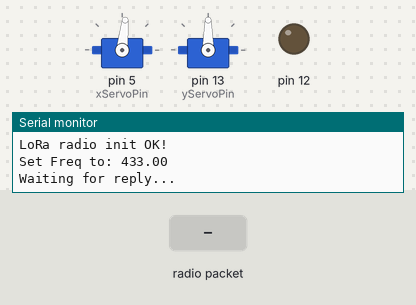
This program was run on a simulated Arduino Leonardo, built with avr-gcc and run on an emulated ATmega32U4. On the bench: 2 × servo, output pins drawn as LEDs (lit = HIGH), the last lines printed to the serial monitor. The inputs (shaded band) are chosen by the test bench. No radio packets arrive unless stated; pins used as bus, display or sensor lines are not drawn.

Above: at 1.2 s.
1.3 s: radio packet "S" arrives
At 1.53 s:
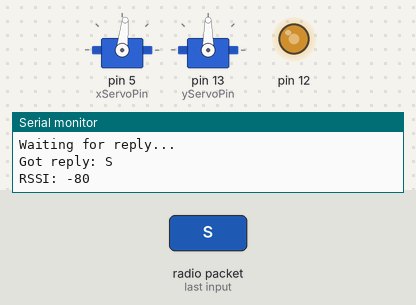
Timing chart, 0 to 4.3 s (numbered marks = the images above; inputs shaded):
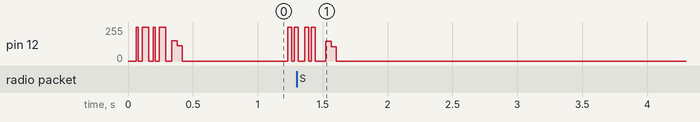

Measured:
- after the input at 1.3 s, pin 12: goes on until 1.6 s, then stays 0/255

The program:

main.cpp
```cpp
#include <Arduino.h>
#include <Servo.h>

#define TRANSMITTER true

#include <HT_hamming_encoder.h>
#include <HT_light_modulator.h>
#include <RH_RF95.h>

#define RFM95_CS 8
#define RFM95_RST 4
#define RFM95_INT 7

#define RF95_FREQ 433.0
RH_RF95 rf95(RFM95_CS, RFM95_INT);

#if TRANSMITTER
// inputs
HT_PhotoTransmitter laser;

// outputs
const int xServoPin = 5;
const int yServoPin = 13;
Servo XServo; // 180 servo
Servo YServo; // 360 servo

//globals
bool connected = false;

/////////  INTERRUPT //////////
ISR(TIMER3_COMPA_vect){
  laser.transmit();
}

/////////  SETUP  //////////
void setup() {
  laser.set_speed(500);      // must be 500+ bits/second and less than laser slew rate
  laser.begin();

  XServo.attach(xServoPin);
  XServo.write(84);

  YServo.attach(yServoPin);
  YServo.write(90);

  pinMode(RFM95_RST, OUTPUT);
  digitalWrite(RFM95_RST, HIGH);

  Serial.begin(115200);
  while (!Serial) {
    delay(1);
  }

  digitalWrite(RFM95_RST, LOW);
  delay(10);
  digitalWrite(RFM95_RST, HIGH);
  delay(10);
  while (!rf95.init()) {
    Serial.println("LoRa radio init failed");
    Serial.println("Uncomment '#define SERIAL_DEBUG' in RH_RF95.cpp for detailed debug info");
    while (1);
  }
  Serial.println("LoRa radio init OK!");
  if (!rf95.setFrequency(RF95_FREQ)) {
    Serial.println("setFrequency failed");
    while (1);
  }
  Serial.print("Set Freq to: "); Serial.println(RF95_FREQ);
  rf95.setTxPower(23, false);
}


int16_t packetnum = 0;  // packet counter, we increment per xmission
bool verify_laser_connection(){
  //SEND LASER
  while(laser.get_send_flag());
  uint16_t msg = hamming_byte_encoder(12);
  laser.manchester_modulate(msg);
  delay(100); // TODO: Delay amount

  //SEND LORA
  char radiopacket[2] = "S";
  radiopacket[1] = 0;
  delay(10);
  rf95.send((uint8_t *)radiopacket, 2);
  delay(10);
  rf95.waitPacketSent();

  //RECEIVE LORA
  uint8_t buf[RH_RF95_MAX_MESSAGE_LEN];
  uint8_t len = sizeof(buf);
  Serial.println("Waiting for reply...");
  bool ret = false;
  if (rf95.waitAvailableTimeout(1000))
  {
    if (rf95.recv(buf, &len))
   {
      if(buf[0] == 'S') ret = true;
      Serial.print("Got reply: ");
      Serial.println((char*)buf);
      Serial.print("RSSI: ");
      Serial.println(rf95.lastRssi(), DEC);
    }
    else
    {
      Serial.println("Receive failed");
    }
  }
  else
  {
    Serial.println("No reply, is there a listener around?");
  }

  return ret;
}

/////////  LOOP  //////////
void loop() {

  while(true){
    verify_laser_connection();
  }

  // while(true){
  //   for(int i = 0; i <= 180; i+=5){
  //     XServo.write(i);
  //     for(int j = 0; j <= 180; j+=5){
  //       YServo.write(j);
  //       delay(100);
  //     }
  //     i+=5;
  //     XServo.write(i);
  //     for(int j = 0; j >= 180; j-=5){
  //       YServo.write(j);
  //       delay(100);
  //     }
  //   }
  //   delay(250);
  // }

lost_connection:
  while(!connected){
    for(int i = 0; i <= 180; i+=5){
      XServo.write(i);
      for(int j = 0; j <= 180; j+=5){
        YServo.write(j);
        delay(20);
        if(verify_laser_connection()){
          connected = true;
          goto found_connection;
        }
      }
      i+=5;
      XServo.write(i);
      for(int j = 0; j >= 180; j-=5){
        YServo.write(j);
        delay(20);
        if(verify_laser_connection()){
          connected = true;
          goto found_connection;
        }
      }
    }
  }

found_connection:
  while(connected){
    static int counter = 1;
    if(counter%100 == 0){
      if(!verify_laser_connection()){
        connected = false;
        goto lost_connection;
      }
    }else{
      char incomingByte;
      uint16_t msg;
      incomingByte = Serial.read();
      if(incomingByte != -1){
        Serial.print(incomingByte);
        while(laser.get_send_flag());
        msg = hamming_byte_encoder(incomingByte);
        laser.manchester_modulate(msg);
      }
    }
    delay(50);
    counter++;
  }
}
#else  ///////////////////////////////////////////////////////////////////////////////////////////////////////////////////////////

#define LED 13

//input
HT_PhotoReceiver pdiode;

ISR(TIMER3_COMPA_vect){
  pdiode.receive();
}

/////////  SETUP  //////////
void setup() {
  pdiode.set_speed(500);      // bits/sec, must match laser bit transfer rate
  pdiode.begin();

  pinMode(LED, OUTPUT);
  pinMode(RFM95_RST, OUTPUT);
  digitalWrite(RFM95_RST, HIGH);

  Serial.begin(115200);
  while (!Serial) {
    delay(1);
  }
  Serial.println("GOT SERIAL");

  delay(100);
  digitalWrite(RFM95_RST, LOW);
  delay(10);
  digitalWrite(RFM95_RST, HIGH);
  delay(10);
  while (!rf95.init()) {
    Serial.println("LoRa radio init failed");
    Serial.println("Uncomment '#define SERIAL_DEBUG' in RH_RF95.cpp for detailed debug info");
    while (1);
  }
  Serial.println("LoRa radio init OK!");
  if (!rf95.setFrequency(RF95_FREQ)) {
    Serial.println("setFrequency failed");
    while (1);
  }
  rf95.setTxPower(23, false);
}

/////////  LOOP  //////////
bool found = false;
void loop() {
  if(rf95.available()){
   // Serial.println("HERE");
    // Should be a message for us now
    uint8_t buf[RH_RF95_MAX_MESSAGE_LEN];
    uint8_t len = sizeof(buf);

    if (rf95.recv(buf, &len))
    {
      digitalWrite(LED, HIGH);
      RH_RF95::printBuffer("Received: ", buf, len);
      Serial.print("Got: ");
      Serial.println((char*)buf);
       Serial.print("RSSI: ");
      Serial.println(rf95.lastRssi(), DEC);

      // Send a reply
      char p = 'E';
      if(found){
        uint8_t data[] = "S";
        rf95.send(data, sizeof(data));
        rf95.waitPacketSent();
      }else{
        uint8_t data[] = "E";
        rf95.send(data, sizeof(data));
        rf95.waitPacketSent();
      }
      Serial.println("Sent a reply");
      digitalWrite(LED, LOW);
    }
    else
    {
      Serial.println("Receive failed");
    }
    found = false;
  }else{
    char p;
    while(pdiode.get_byte(&p)){
      if(p == 'S'){
        found = true;
      }
      Serial.print(p);
    }
    delay(10);
  }
}

#endif
```

HT_hamming_encoder.cpp
```cpp
/**
 ******************************************************************************
 * @file    HT_hamming_encoder.c
 * @author  Andrew Ramanjooloo
 * @date    3-06-2016
 * @brief   Hamming encoder / decoder
 *
 *		v1.0	-	Hamming (7,4) + even parity check
 *		v2.0	-	Implemented in FreeRTOS with hamenc and hamdec tasks.
 *		v3.0	-	Reverted to 1.0 as tasks & queues not needed.
 *
 ******************************************************************************
 *     EXTERNAL FUNCTIONS
 ******************************************************************************
 *	extern uint16_t hamming_byte_encoder(uint8_t input);
 *	extern uint8_t hamming_byte_decoder(uint8_t lower, uint8_t upper);
 *	extern uint16_t get_error_mask(void);
 *
 ******************************************************************************
 */

/* Includes ------------------------------------------------------------------*/
#include <stdint.h>
#include "HT_hamming_encoder.h"

/* Private typedef -----------------------------------------------------------*/
/* Private define ------------------------------------------------------------*/
/* Private macro -------------------------------------------------------------*/
/* Private variables ---------------------------------------------------------*/

uint16_t ErrMask = 0;

/**
  * Implement Hamming Code + parity checking
  * Hamming code is based on the following generator matrix (+ even parity check)
  * G = [ 1 1 1 | 1 0 0 0 ;
  *       1 1 0 | 0 1 0 0 ;
  *       1 0 1 | 0 0 1 0 ;
  *       0 1 1 | 0 0 0 1 ];
  *
  * y = [p0 | x * G]
  */
uint8_t hamming_hbyte_encoder(uint8_t in) {

	uint8_t d0, d1, d2, d3;
	uint8_t p0 = 0, h0, h1, h2;
	uint8_t z;
	uint8_t out;

	/* extract bits, assuming MSB ordering */
	d0 = !!(in & 0x1);
	d1 = !!(in & 0x2);
	d2 = !!(in & 0x4);
	d3 = !!(in & 0x8);

	/* calculate hamming parity bits */
	h0 = d0 ^ d1 ^ d2;
	h1 = d0 ^ d1 ^ d3;
	h2 = d0 ^ d2 ^ d3;

	/* generate out byte without parity bit P0 */
	out = (h0 << 6) | (h1 << 5) | (h2 << 4) |
		(d0 << 3) | (d1 << 2) | (d2 << 1) | (d3 << 0);

	/* calculate even parity bit */
	for (z = 0; z < 7; z++)
		p0 = p0 ^ !!(out & (1 << z));

	out |= (p0 << 7);

	return(out);
}


/**
  * Implement Hamming Code on a full byte of input
  * This means that 16-bits out output is needed
  */
extern uint16_t hamming_byte_encoder(uint8_t input){

	uint16_t out;

	/* first encode D0..D3 (first 4 bits),
	 * then D4..D7 (second 4 bits), reconstruct
	 * with LSB ordering, i.e. P0...D3,P1..D7
	 */
	out = (hamming_hbyte_encoder(input & 0xF) << 8)|
		hamming_hbyte_encoder(input >> 4);

	return(out);
}


/**
  * Implement Hamming parity checking
  * Hamming code is based on the following parity check matrix
  *	H = [ 1 0 0 | 1 1 1 0 ;
  *   	  0 1 0 | 1 1 0 1 ;
  *       0 0 1 | 1 0 1 1 ];
  *
  * syn = H * y[1:7]'
  */
uint8_t hamming_hbyte_decoder(uint8_t in){

	uint8_t s0, s1, s2;
	uint8_t p0, h0, h1, h2, d0, d1, d2, d3;
	uint8_t col_err, p_check = 0, z, out;

	/* extract bits, assuming LSB ordering*/
	p0 = !!(in & 0x80);
	h0 = !!(in & 0x40);
	h1 = !!(in & 0x20);
	h2 = !!(in & 0x10);
	d0 = !!(in & 0x08);
	d1 = !!(in & 0x04);
	d2 = !!(in & 0x02);
	d3 = !!(in & 0x01);

	/* calculate syndrome bits */
	s0 = h0 ^ d0 ^ d1 ^ d2;
	s1 = h1 ^ d0 ^ d1 ^ d3;
	s2 = h2 ^ d0 ^ d2 ^ d3;

	/* Find and correct error */
	if(s0 || s1 || s2){							// at least 1 bit error if true
		if(s0 && !s1 && !s2) col_err = 6;		// error in h0
		else if(!s0 && s1 && !s2) col_err = 5;	// error in h1
		else if(!s0 && !s1 && s2) col_err = 4;	// error in h2
		else if(s0 && s1 && s2) col_err = 3;	// error in d0
		else if(s0 && s1 && !s2) col_err = 2;	// error in d1
		else if(s0 && !s1 && s2) col_err = 1;	// error in d2
		else if(!s0 && s1 && s2) col_err = 0;	// error in d3
		out = in ^ (1 << (col_err));			// flip only the column with the error

		/* calculate even parity bit */
		for (z = 0; z < 7; z++)
			p_check = p_check ^ !!(out & (1 << z));

		/* check for parity match */
		if(p_check != p0){
			// more than 1 bit error, can't correct
		}	// else 1 bit error is corrected

	} else {
		/* calculate even parity bit */
		for (z = 0; z < 7; z++)

			p_check = p_check ^ !!(in & (1 << z));

		/* check for parity match */
		if(p_check != p0){
			out = in ^ (1 << 7);			// 1 bit error is the parity, flip it
		} else {
			out = in;						// No errors
		}
	}

	return(out);
}


/**
  * Implement Hamming correction on 2 bytes of input
  * This means that 16-bit input is output as 8-bits
  *
  */
extern uint8_t hamming_byte_decoder(uint8_t lower, uint8_t upper){

	uint8_t out = 0, corrected_lower, corrected_upper;
	uint8_t tmp;
	int z;

	/* first decode D0..D7 (first 8 bits), then D8..D15
	 * (second 8 bits).
	 */
	corrected_upper = hamming_hbyte_decoder(upper);
	corrected_lower = hamming_hbyte_decoder(lower);

	/* Calculate Error Mask */
	ErrMask = ((lower << 8) | upper) ^
		((corrected_lower << 8) | corrected_upper);

	/* Reconstruct in MSB ordering. */
	tmp = ((0xF & corrected_lower) << 4) | (0xF & corrected_upper);
	for(z = 7; z >= 0; z--){
		out |= (!!(tmp & (1 << z)) << (7-z));
	}

	return(out);
}


extern uint16_t get_error_mask(void){
	return ErrMask;
}
```

HT_hamming_encoder.h
```cpp
/**
 ******************************************************************************
 * @file    HT_hamming_encoder.h
 * @author  Andrew Ramanjooloo
 * @date    3-06-2016
 * @brief   Hamming encoder / decoder
 *
 *		v1.0	-	Hamming (7,4) + even parity check
 *		v2.0	-	Implemented in FreeRTOS with hamenc and hamdec tasks.
 *		v3.0	-	Reverted to 1.0 as tasks & queues not needed.
 *
 ******************************************************************************
 *     EXTERNAL FUNCTIONS
 ******************************************************************************
 *	extern uint16_t hamming_byte_encoder(uint8_t input);
 *	extern uint8_t hamming_byte_decoder(uint8_t lower, uint8_t upper);
 *	extern uint16_t get_error_mask(void);
 *
 ******************************************************************************
 */

#ifndef HT_hamming_encoder_H
#define HT_hamming_encoder_H
#include <stdint.h>

/* Includes ------------------------------------------------------------------*/
/* Private typedef -----------------------------------------------------------*/
/* Private define ------------------------------------------------------------*/
/* Private macro -------------------------------------------------------------*/
/* Private variables ---------------------------------------------------------*/
/* External function prototypes -----------------------------------------------*/

uint8_t hamming_hbyte_encoder(uint8_t in);
uint8_t hamming_hbyte_decoder(uint8_t in);
extern uint16_t hamming_byte_encoder(uint8_t input);
extern uint8_t hamming_byte_decoder(uint8_t lower, uint8_t upper);
extern uint16_t get_error_mask(void);
#endif
```

Source omitted: HT_light_modulator.h (7230 bytes)
